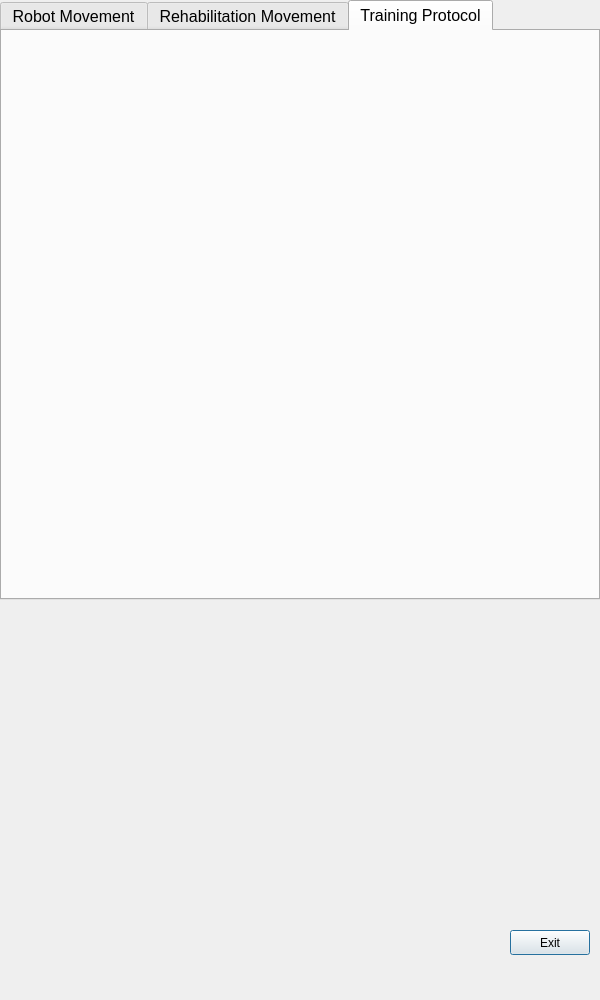
<?xml version="1.0" encoding="UTF-8"?>
<ui version="4.0">
 <class>FMRRMainWindow</class>
 <widget class="QDialog" name="FMRRMainWindow">
  <property name="geometry">
   <rect>
    <x>0</x>
    <y>0</y>
    <width>600</width>
    <height>1000</height>
   </rect>
  </property>
  <property name="maximumSize">
   <size>
    <width>1200</width>
    <height>1200</height>
   </size>
  </property>
  <property name="windowTitle">
   <string>Dialog</string>
  </property>
  <widget class="QTabWidget" name="tabWidget">
   <property name="geometry">
    <rect>
     <x>0</x>
     <y>0</y>
     <width>600</width>
     <height>600</height>
    </rect>
   </property>
   <property name="font">
    <font>
     <pointsize>12</pointsize>
    </font>
   </property>
   <property name="tabShape">
    <enum>QTabWidget::Rounded</enum>
   </property>
   <property name="currentIndex">
    <number>2</number>
   </property>
   <property name="iconSize">
    <size>
     <width>160</width>
     <height>16</height>
    </size>
   </property>
   <widget class="QWidget" name="tabRobotMovement">
    <attribute name="title">
     <string>Robot Movement</string>
    </attribute>
    <widget class="QWidget" name="verticalLayoutWidget_2">
     <property name="geometry">
      <rect>
       <x>10</x>
       <y>0</y>
       <width>611</width>
       <height>551</height>
      </rect>
     </property>
     <layout class="QVBoxLayout" name="verticalLayout_RobotMovement"/>
    </widget>
   </widget>
   <widget class="QWidget" name="tabRehabilitationMovement">
    <attribute name="title">
     <string>Rehabilitation Movement</string>
    </attribute>
    <widget class="QWidget" name="verticalLayoutWidget_3">
     <property name="geometry">
      <rect>
       <x>10</x>
       <y>0</y>
       <width>611</width>
       <height>561</height>
      </rect>
     </property>
     <layout class="QVBoxLayout" name="verticalLayout_RehabilitationMovement"/>
    </widget>
   </widget>
   <widget class="QWidget" name="tabTrainingProtocol">
    <attribute name="title">
     <string>Training Protocol</string>
    </attribute>
    <widget class="QWidget" name="verticalLayoutWidget_4">
     <property name="geometry">
      <rect>
       <x>0</x>
       <y>0</y>
       <width>611</width>
       <height>561</height>
      </rect>
     </property>
     <layout class="QVBoxLayout" name="verticalLayout_TrainingProtocol"/>
    </widget>
   </widget>
  </widget>
  <widget class="QWidget" name="verticalLayoutWidget">
   <property name="geometry">
    <rect>
     <x>0</x>
     <y>610</y>
     <width>601</width>
     <height>311</height>
    </rect>
   </property>
   <layout class="QVBoxLayout" name="verticalLayout_MotorsManagement"/>
  </widget>
  <widget class="QPushButton" name="pushButton_CloseProgram">
   <property name="geometry">
    <rect>
     <x>510</x>
     <y>930</y>
     <width>80</width>
     <height>25</height>
    </rect>
   </property>
   <property name="text">
    <string>Exit</string>
   </property>
   <property name="icon">
    <iconset theme="application-exit">
     <normaloff>.</normaloff>.</iconset>
   </property>
   <property name="autoDefault">
    <bool>true</bool>
   </property>
   <property name="default">
    <bool>true</bool>
   </property>
   <property name="flat">
    <bool>false</bool>
   </property>
  </widget>
 </widget>
 <resources/>
 <connections/>
</ui>
